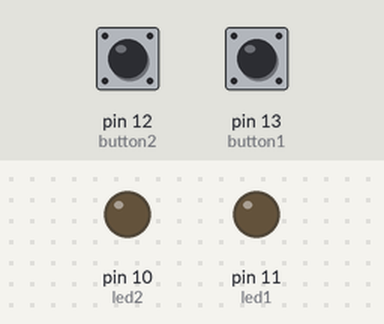
This sketch was run on a simulated Arduino Uno, built with avr-gcc and run on an emulated ATmega328P. Shown: output pins drawn as LEDs (lit = HIGH). The inputs (shaded band) are chosen by the test bench; at power-on: pin 12 (button2) HIGH, pin 13 (button1) HIGH.

Above: at 1.2 s.
1.3 s: pin 12 (button2) pulled LOW for 0.15 s
At 1.37 s:
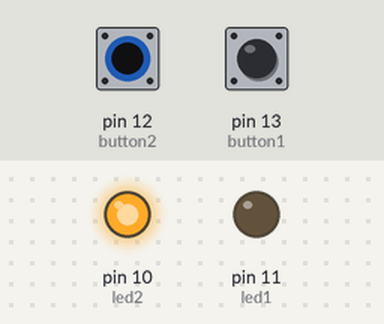
2.9 s: pin 13 (button1) pulled LOW for 0.15 s
At 2.97 s:
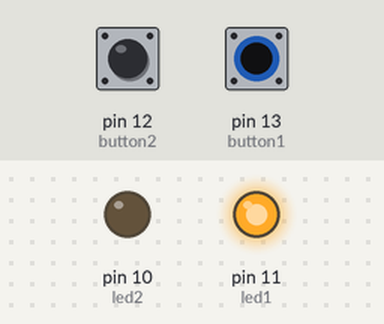
4.5 s: pin 13 (button1) pulled LOW for 3.2 s
At 8.3 s:
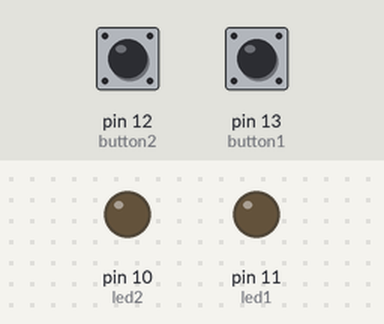
9.2 s: pin 12 (button2) pulled LOW for 3.2 s
At 10.6 s:
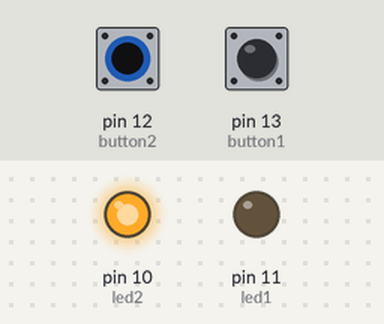
13.9 s: pin 12 (button2) driven LOW and pin 13 (button1) driven LOW
At 14.2 s:
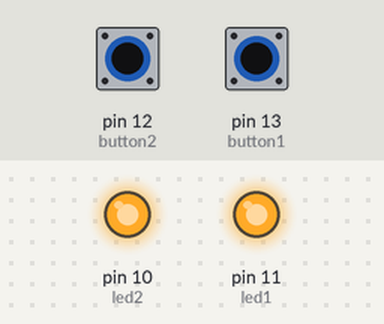
Timing chart, 0 to 16.4 s (numbered marks = the images above; inputs shaded):
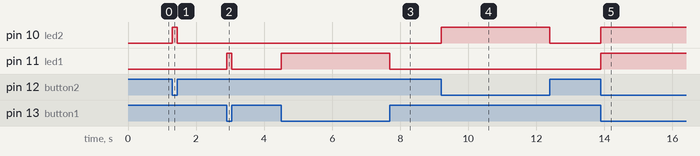

The sketch:

Button_Light.ino
```cpp
const int led1=11;
const int led2=10;
const int button1=13;
const int button2=12;

void setup() {
  pinMode(led1, OUTPUT);
  pinMode(led2, OUTPUT);
  pinMode(button1, INPUT_PULLUP);
  pinMode(button2, INPUT_PULLUP);
}

void loop() {
  int button1State=digitalRead(button1);
  int button2State=digitalRead(button2);

  if(button1State==LOW) {
    digitalWrite(led1, HIGH);
  } else{
    digitalWrite(led1,LOW);
}
if(button2State==LOW) {
    digitalWrite(led2, HIGH);
  } else{
    digitalWrite(led2,LOW);
  }
}
```

Measured:
- after the input at 1.3 s, pin 10 (led2): LOW → HIGH at once, → LOW 0.15 s later
- after the input at 2.9 s, pin 11 (led1): LOW → HIGH at once, → LOW 0.15 s later
- after the input at 4.5 s, pin 11 (led1): LOW → HIGH at once, → LOW 3.2 s later
- after the input at 9.2 s, pin 10 (led2): LOW → HIGH at once, → LOW 3.2 s later
- after the input at 13.9 s, pin 10 (led2), pin 11 (led1): LOW → HIGH at once
